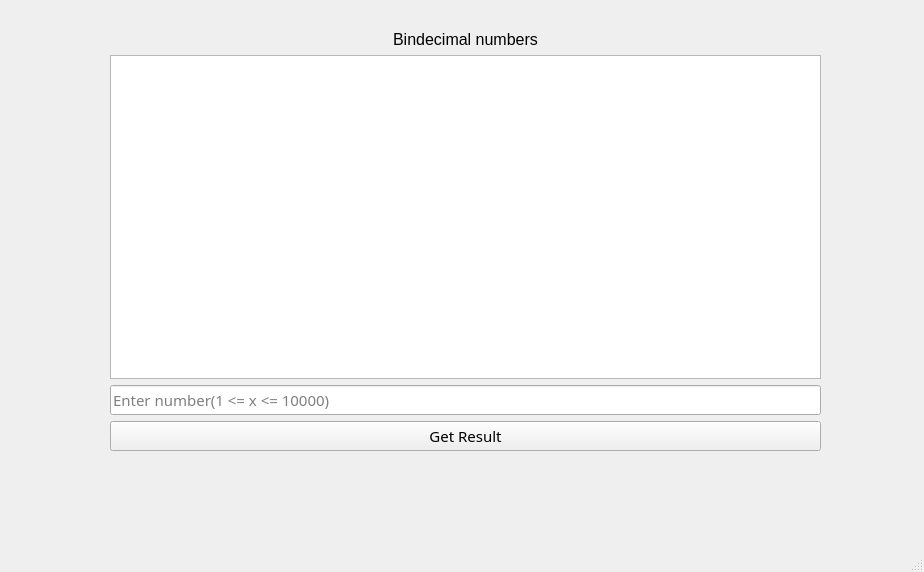
<?xml version="1.0" encoding="UTF-8"?>
<ui version="4.0">
 <class>MainWindow</class>
 <widget class="QMainWindow" name="MainWindow">
  <property name="geometry">
   <rect>
    <x>0</x>
    <y>0</y>
    <width>924</width>
    <height>572</height>
   </rect>
  </property>
  <property name="windowTitle">
   <string>MainWindow</string>
  </property>
  <widget class="QWidget" name="centralwidget">
   <widget class="QWidget" name="">
    <property name="geometry">
     <rect>
      <x>110</x>
      <y>30</y>
      <width>711</width>
      <height>421</height>
     </rect>
    </property>
    <layout class="QVBoxLayout" name="verticalLayout">
     <item>
      <widget class="QLabel" name="label">
       <property name="font">
        <font>
         <pointsize>12</pointsize>
        </font>
       </property>
       <property name="text">
        <string>Bindecimal numbers</string>
       </property>
       <property name="alignment">
        <set>Qt::AlignCenter</set>
       </property>
      </widget>
     </item>
     <item>
      <widget class="QTextBrowser" name="textBrowser">
       <property name="font">
        <font>
         <family>Cascadia Code</family>
         <pointsize>11</pointsize>
        </font>
       </property>
      </widget>
     </item>
     <item>
      <widget class="QLineEdit" name="lineEdit">
       <property name="font">
        <font>
         <family>Cascadia Code</family>
         <pointsize>11</pointsize>
        </font>
       </property>
       <property name="maxLength">
        <number>5</number>
       </property>
       <property name="placeholderText">
        <string>Enter number(1 &lt;= x &lt;= 10000)</string>
       </property>
      </widget>
     </item>
     <item>
      <widget class="QPushButton" name="getResultButton">
       <property name="font">
        <font>
         <family>Cascadia Code</family>
         <pointsize>11</pointsize>
        </font>
       </property>
       <property name="text">
        <string>Get Result</string>
       </property>
      </widget>
     </item>
    </layout>
   </widget>
  </widget>
  <widget class="QMenuBar" name="menubar">
   <property name="geometry">
    <rect>
     <x>0</x>
     <y>0</y>
     <width>924</width>
     <height>25</height>
    </rect>
   </property>
  </widget>
  <widget class="QStatusBar" name="statusbar"/>
 </widget>
 <resources/>
 <connections/>
 <designerdata>
  <property name="gridDeltaX">
   <number>10</number>
  </property>
  <property name="gridDeltaY">
   <number>10</number>
  </property>
  <property name="gridSnapX">
   <bool>true</bool>
  </property>
  <property name="gridSnapY">
   <bool>true</bool>
  </property>
  <property name="gridVisible">
   <bool>true</bool>
  </property>
 </designerdata>
</ui>
